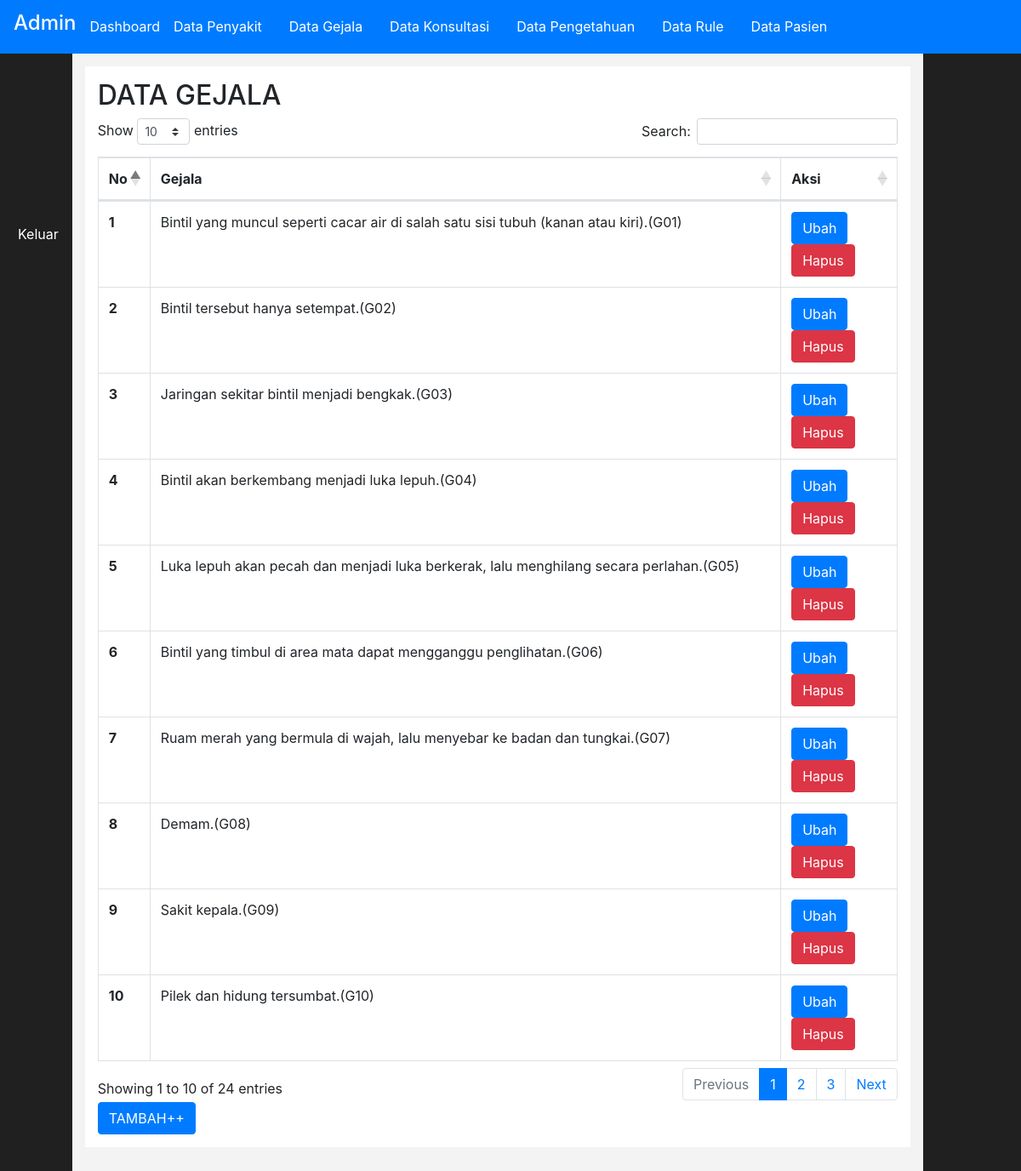
Screenshot of /admin/index.php?halaman=gejala (signed in) with the database file from the repository.
### tables this page shows
CREATE TABLE `gejala` (
  `id_gejala` int(11) NOT NULL,
  `nama_gejala` varchar(255) NOT NULL
);

### config/class.php (called while the page is built, shortened)
<?php
$mysqli = new mysqli("localhost" , "root" , "" ,"pta-mufti-uji");
 class gejala
 {
 	public $koneksi;
 	function __construct($mysqli)
 	{
 		$this->koneksi = $mysqli;
 	}
 	function tampilgejala()
 	{
 		$ambil = $this->koneksi->query("SELECT * FROM gejala");
 		while($pecah = $ambil->fetch_assoc())
 		{
 			$data[] =$pecah;
 		}
 		return $data;
 	}
 }
 $gejala = new gejala($mysqli);
 ?>

### admin/gejala/datagejala.php (the view)
<h2>DATA GEJALA</h2>
<?php
$datagejala = $gejala->tampilgejala();
 ?>
<div class="table-responsive">
	<table class="table table-bordered" id='datatables'>
  <thead class="">
    <tr>
      <th scope="col">No</th>
      <th scope="col">Gejala</th>
      <th scope="col">Aksi</th>
    </tr>
  </thead>
  <tbody>
  	<?php foreach ($datagejala as $key => $value):?>
  	  <tr>
      <th scope="row"> <?php echo $key+1; ?></th>
      <td><?php echo  $value['nama_gejala']?></td>
      <td>
      	<a class="btn btn-primary" href="index.php?halaman=ubahgejala&id=<?php echo $value ['id_gejala'] ?>">Ubah</a>
      	<a class="btn btn-danger" href="index.php?halaman=hapusgejala&id=<?php echo $value ['id_gejala'] ?>">Hapus</a>
      </td>
    </tr>
  	<?php endforeach?>
  </tbody>
</table>
</div>
<a class="btn btn-primary" href="index.php?halaman=tambahgejala">TAMBAH++</a>

### rows the page displays
gejala: nama_gejala "Bintil yang muncul seperti cacar air di salah satu sisi tubuh (kanan atau kiri).(G01)"
gejala: nama_gejala "Bintil tersebut hanya setempat.(G02)"
gejala: nama_gejala "Jaringan sekitar bintil menjadi bengkak.(G03)"
gejala: nama_gejala "Bintil akan berkembang menjadi luka lepuh.(G04)"
gejala: nama_gejala "Luka lepuh akan pecah dan menjadi luka berkerak, lalu menghilang secara perlahan.(G05)"
gejala: nama_gejala "Bintil yang timbul di area mata dapat mengganggu penglihatan.(G06)"
gejala: nama_gejala "Ruam merah yang bermula di wajah, lalu menyebar ke badan dan tungkai.(G07)"
gejala: nama_gejala "Demam.(G08)"
gejala: nama_gejala "Sakit kepala.(G09)"
gejala: nama_gejala "Pilek dan hidung tersumbat.(G10)"
